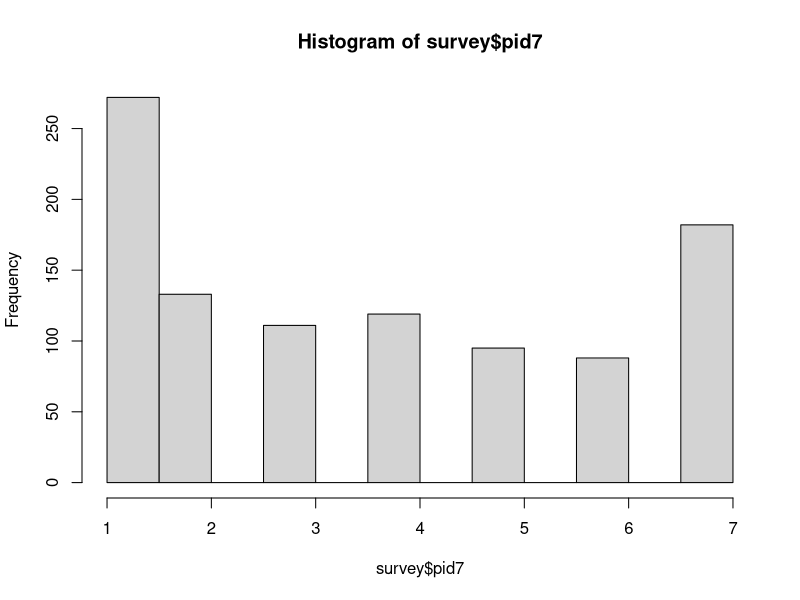

Generate this figure with R:
# Week 1 Practice Code

# Type your name here:

# Complete these coding tasks, then submit your R file for another student to compare against the example output.

# Problem 1 

# Create a data frame that includes two columns, one named "Animals" and the other named "Foods". The first column should be this vector (note the intentional repeated values): Dog, Cat, Fish, Fish, Lizard


#The second column should be this vector: Bread, Orange, Chocolate, Carrots, Milk


#### Write your code below:
df <- data.frame(Animals = c("Dog", "Cat", "Fish", "Fish", "Lizard"), Foods = c("Bread", "Orange", "Chocolate", "Carrots", "Milk"))

# Problem 2

# Using the data frame created in Problem 2, use the table() command to create a frequency table for the column called "Animals".

#### Write your code below:

table(df$Animals)

# Problem 3

# Use read.csv() to import the survey data included in this assignment. Using that data, make a histogram of the column called "pid7".

#### Write your code below:
survey <- read.csv("week-1-cces_sample_coursera.csv")
hist(survey$pid7)


